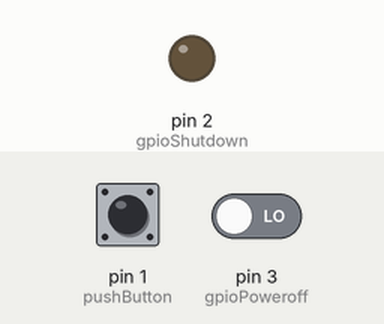
Simulated run of this sketch. Board: Arduino Uno, built with avr-gcc and run on an emulated ATmega328P. On the bench: output pins drawn as LEDs (lit = HIGH). The inputs (shaded band) are chosen by the test bench; at power-on: pin 1 (pushButton) LOW, pin 3 (gpioPoweroff) LOW. Pins used as bus, display or sensor lines are not drawn.

Above: at 23.7 s.
Timing chart, 0 to 25.2 s (numbered marks = the images above):
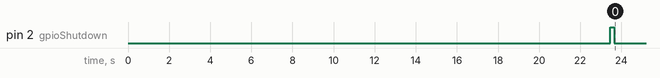

Measured:
- by itself, pin 2 (gpioShutdown): LOW → HIGH at 23.5 s, → LOW 0.20 s later

The sketch:

ATTiny_Retropie_Power-control.ino
```cpp
const int powerCtrl = 0;      //Controle l'alim de l'ATTiny
const int powerRasp = 4;      //Contrôle l'alim du RPI
const int gpioShutdown = 2;   //Commande l'extinction du RPI
const int gpioPoweroff = 3;   //Signale que le RPI est éteint
const int pushButton = 1;     //Bouton PWR

int buttonState = 0;
int raspOff = 0;
int count1 = 0;
int count2 = 0;

void setup() {
  pinMode(powerCtrl, OUTPUT);
  pinMode(powerRasp, OUTPUT);
  pinMode(gpioShutdown, OUTPUT);
  pinMode(gpioPoweroff, INPUT);
  pinMode(pushButton, INPUT);

  digitalWrite(powerCtrl, LOW);
  digitalWrite(powerRasp, LOW);
  digitalWrite(gpioShutdown, LOW);

  delay(2000);    //Tempo pression boutton avant démarrage

  digitalWrite(powerCtrl, HIGH);
  digitalWrite(powerRasp, HIGH);

  //delay(2000);

  delay(20000);    //Attendre que le RPI ai bien démarré avant de permettre l'extinction
  /*raspOff = digitalRead(gpioPoweroff);
  while (raspOff == HIGH) {
    delay(500);
    raspOff = digitalRead(gpioPoweroff);
  }*/
}

void loop() {
  buttonState = digitalRead(pushButton);
  raspOff = digitalRead(gpioPoweroff);

  //Appui environ 1.5s sur le bouton pour commander l'extinction du RPI
  if (buttonState == LOW) {
    count1++;
    if (count1 == 30) {
      digitalWrite(gpioShutdown, HIGH);
      delay(200);
      digitalWrite(gpioShutdown, LOW);
    }
  } else {
    count1 = 0;
  }

  //Lorsque le RPI est éteint raspOff passe à HIGH
  if (raspOff == HIGH) {
    count2++;
    if (count2 == 20) {
      delay(1000);
      digitalWrite(powerRasp, LOW); //On coupe l'alim du RPI
      delay(1000);
      digitalWrite(powerCtrl, LOW); //On coupe l'alim du ATTiny
    }
  } else {
    count2 = 0;
  }

  delay(50);
}
```
